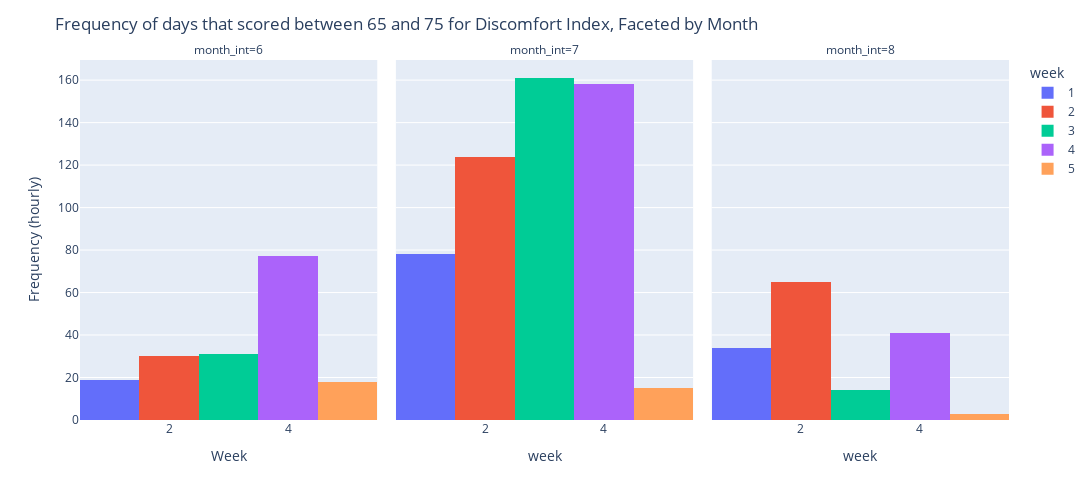

The notebook cell this image was saved under:
### Code cell
# Create a new column for the month as integers
score_range_data['month_int'] = score_range_data['time'].dt.month.astype(int)

fig = px.histogram(
    score_range_data,
    x='week',
    facet_col='month_int',
    category_orders={'month_int': [6, 7, 8], 'week': [1,2,3,4,5]},
    color='week',
    height=500,
    width=1300
)

fig.update_layout(
    title='Frequency of days that scored between 65 and 75 for Discomfort Index, Faceted by Month',
    xaxis=dict(title='Week'),
    yaxis=dict(title='Frequency (hourly)')
)

fig.show()

### Figure 1 — Plotly figure (JSON) as saved in the notebook; plotly's stock layout.template omitted (floating-point values rounded to 4 significant figures; data arrays with more than 128 entries replaced by an {"elided": "..."} marker saying what was removed)
{"data": [{"alignmentgroup": "True", "bingroup": "x", "hovertemplate": "week=%{x}<br>month_int=6<br>count=%{y}<extra></extra>", "legendgroup": "1", "marker": {"color": "#636efa", "pattern": {"shape": ""}}, "name": "1", "offsetgroup": "1", "orientation": "v", "showlegend": true, "type": "histogram", "x": [1, 1, 1, 1, 1, 1, 1, 1, 1, 1, 1, 1, 1, 1, 1, 1, 1, 1, 1], "xaxis": "x", "yaxis": "y"}, {"alignmentgroup": "True", "bingroup": "x", "hovertemplate": "week=%{x}<br>month_int=7<br>count=%{y}<extra></extra>", "legendgroup": "1", "marker": {"color": "#636efa", "pattern": {"shape": ""}}, "name": "1", "offsetgroup": "1", "orientation": "v", "showlegend": false, "type": "histogram", "x": [1, 1, 1, 1, 1, 1, 1, 1, 1, 1, 1, 1, 1, 1, 1, 1, 1, 1, 1, 1, 1, 1, 1, 1, 1, 1, 1, 1, 1, 1, 1, 1, 1, 1, 1, 1, 1, 1, 1, 1, 1, 1, 1, 1, 1, 1, 1, 1, 1, 1, 1, 1, 1, 1, 1, 1, 1, 1, 1, 1, 1, 1, 1, 1, 1, 1, 1, 1, 1, 1, 1, 1, 1, 1, 1, 1, 1, 1], "xaxis": "x2", "yaxis": "y2"}, {"alignmentgroup": "True", "bingroup": "x", "hovertemplate": "week=%{x}<br>month_int=8<br>count=%{y}<extra></extra>", "legendgroup": "1", "marker": {"color": "#636efa", "pattern": {"shape": ""}}, "name": "1", "offsetgroup": "1", "orientation": "v", "showlegend": false, "type": "histogram", "x": [1, 1, 1, 1, 1, 1, 1, 1, 1, 1, 1, 1, 1, 1, 1, 1, 1, 1, 1, 1, 1, 1, 1, 1, 1, 1, 1, 1, 1, 1, 1, 1, 1, 1], "xaxis": "x3", "yaxis": "y3"}, {"alignmentgroup": "True", "bingroup": "x", "hovertemplate": "week=%{x}<br>month_int=6<br>count=%{y}<extra></extra>", "legendgroup": "2", "marker": {"color": "#EF553B", "pattern": {"shape": ""}}, "name": "2", "offsetgroup": "2", "orientation": "v", "showlegend": true, "type": "histogram", "x": [2, 2, 2, 2, 2, 2, 2, 2, 2, 2, 2, 2, 2, 2, 2, 2, 2, 2, 2, 2, 2, 2, 2, 2, 2, 2, 2, 2, 2, 2], "xaxis": "x", "yaxis": "y"}, {"alignmentgroup": "True", "bingroup": "x", "hovertemplate": "week=%{x}<br>month_int=7<br>count=%{y}<extra></extra>", "legendgroup": "2", "marker": {"color": "#EF553B", "pattern": {"shape": ""}}, "name": "2", "offsetgroup": "2", "orientation": "v", "showlegend": false, "type": "histogram", "x": [2, 2, 2, 2, 2, 2, 2, 2, 2, 2, 2, 2, 2, 2, 2, 2, 2, 2, 2, 2, 2, 2, 2, 2, 2, 2, 2, 2, 2, 2, 2, 2, 2, 2, 2, 2, 2, 2, 2, 2, 2, 2, 2, 2, 2, 2, 2, 2, 2, 2, 2, 2, 2, 2, 2, 2, 2, 2, 2, 2, 2, 2, 2, 2, 2, 2, 2, 2, 2, 2, 2, 2, 2, 2, 2, 2, 2, 2, 2, 2, 2, 2, 2, 2, 2, 2, 2, 2, 2, 2, 2, 2, 2, 2, 2, 2, 2, 2, 2, 2, 2, 2, 2, 2, 2, 2, 2, 2, 2, 2, 2, 2, 2, 2, 2, 2, 2, 2, 2, 2, 2, 2, 2, 2], "xaxis": "x2", "yaxis": "y2"}, {"alignmentgroup": "True", "bingroup": "x", "hovertemplate": "week=%{x}<br>month_int=8<br>count=%{y}<extra></extra>", "legendgroup": "2", "marker": {"color": "#EF553B", "pattern": {"shape": ""}}, "name": "2", "offsetgroup": "2", "orientation": "v", "showlegend": false, "type": "histogram", "x": [2, 2, 2, 2, 2, 2, 2, 2, 2, 2, 2, 2, 2, 2, 2, 2, 2, 2, 2, 2, 2, 2, 2, 2, 2, 2, 2, 2, 2, 2, 2, 2, 2, 2, 2, 2, 2, 2, 2, 2, 2, 2, 2, 2, 2, 2, 2, 2, 2, 2, 2, 2, 2, 2, 2, 2, 2, 2, 2, 2, 2, 2, 2, 2, 2], "xaxis": "x3", "yaxis": "y3"}, {"alignmentgroup": "True", "bingroup": "x", "hovertemplate": "week=%{x}<br>month_int=6<br>count=%{y}<extra></extra>", "legendgroup": "3", "marker": {"color": "#00cc96", "pattern": {"shape": ""}}, "name": "3", "offsetgroup": "3", "orientation": "v", "showlegend": true, "type": "histogram", "x": [3, 3, 3, 3, 3, 3, 3, 3, 3, 3, 3, 3, 3, 3, 3, 3, 3, 3, 3, 3, 3, 3, 3, 3, 3, 3, 3, 3, 3, 3, 3], "xaxis": "x", "yaxis": "y"}, {"alignmentgroup": "True", "bingroup": "x", "hovertemplate": "week=%{x}<br>month_int=7<br>count=%{y}<extra></extra>", "legendgroup": "3", "marker": {"color": "#00cc96", "pattern": {"shape": ""}}, "name": "3", "offsetgroup": "3", "orientation": "v", "showlegend": false, "type": "histogram", "x": {"elided": "161 int values"}, "xaxis": "x2", "yaxis": "y2"}, {"alignmentgroup": "True", "bingroup": "x", "hovertemplate": "week=%{x}<br>month_int=8<br>count=%{y}<extra></extra>", "legendgroup": "3", "marker": {"color": "#00cc96", "pattern": {"shape": ""}}, "name": "3", "offsetgroup": "3", "orientation": "v", "showlegend": false, "type": "histogram", "x": [3, 3, 3, 3, 3, 3, 3, 3, 3, 3, 3, 3, 3, 3], "xaxis": "x3", "yaxis": "y3"}, {"alignmentgroup": "True", "bingroup": "x", "hovertemplate": "week=%{x}<br>month_int=6<br>count=%{y}<extra></extra>", "legendgroup": "4", "marker": {"color": "#ab63fa", "pattern": {"shape": ""}}, "name": "4", "offsetgroup": "4", "orientation": "v", "showlegend": true, "type": "histogram", "x": [4, 4, 4, 4, 4, 4, 4, 4, 4, 4, 4, 4, 4, 4, 4, 4, 4, 4, 4, 4, 4, 4, 4, 4, 4, 4, 4, 4, 4, 4, 4, 4, 4, 4, 4, 4, 4, 4, 4, 4, 4, 4, 4, 4, 4, 4, 4, 4, 4, 4, 4, 4, 4, 4, 4, 4, 4, 4, 4, 4, 4, 4, 4, 4, 4, 4, 4, 4, 4, 4, 4, 4, 4, 4, 4, 4, 4], "xaxis": "x", "yaxis": "y"}, {"alignmentgroup": "True", "bingroup": "x", "hovertemplate": "week=%{x}<br>month_int=7<br>count=%{y}<extra></extra>", "legendgroup": "4", "marker": {"color": "#ab63fa", "pattern": {"shape": ""}}, "name": "4", "offsetgroup": "4", "orientation": "v", "showlegend": false, "type": "histogram", "x": {"elided": "158 int values"}, "xaxis": "x2", "yaxis": "y2"}, {"alignmentgroup": "True", "bingroup": "x", "hovertemplate": "week=%{x}<br>month_int=8<br>count=%{y}<extra></extra>", "legendgroup": "4", "marker": {"color": "#ab63fa", "pattern": {"shape": ""}}, "name": "4", "offsetgroup": "4", "orientation": "v", "showlegend": false, "type": "histogram", "x": [4, 4, 4, 4, 4, 4, 4, 4, 4, 4, 4, 4, 4, 4, 4, 4, 4, 4, 4, 4, 4, 4, 4, 4, 4, 4, 4, 4, 4, 4, 4, 4, 4, 4, 4, 4, 4, 4, 4, 4, 4], "xaxis": "x3", "yaxis": "y3"}, {"alignmentgroup": "True", "bingroup": "x", "hovertemplate": "week=%{x}<br>month_int=6<br>count=%{y}<extra></extra>", "legendgroup": "5", "marker": {"color": "#FFA15A", "pattern": {"shape": ""}}, "name": "5", "offsetgroup": "5", "orientation": "v", "showlegend": true, "type": "histogram", "x": [5, 5, 5, 5, 5, 5, 5, 5, 5, 5, 5, 5, 5, 5, 5, 5, 5, 5], "xaxis": "x", "yaxis": "y"}, {"alignmentgroup": "True", "bingroup": "x", "hovertemplate": "week=%{x}<br>month_int=7<br>count=%{y}<extra></extra>", "legendgroup": "5", "marker": {"color": "#FFA15A", "pattern": {"shape": ""}}, "name": "5", "offsetgroup": "5", "orientation": "v", "showlegend": false, "type": "histogram", "x": [5, 5, 5, 5, 5, 5, 5, 5, 5, 5, 5, 5, 5, 5, 5], "xaxis": "x2", "yaxis": "y2"}, {"alignmentgroup": "True", "bingroup": "x", "hovertemplate": "week=%{x}<br>month_int=8<br>count=%{y}<extra></extra>", "legendgroup": "5", "marker": {"color": "#FFA15A", "pattern": {"shape": ""}}, "name": "5", "offsetgroup": "5", "orientation": "v", "showlegend": false, "type": "histogram", "x": [5, 5, 5], "xaxis": "x3", "yaxis": "y3"}], "layout": {"annotations": [{"font": {}, "showarrow": false, "text": "month_int=6", "x": 0.16, "xanchor": "center", "xref": "paper", "y": 1, "yanchor": "bottom", "yref": "paper"}, {"font": {}, "showarrow": false, "text": "month_int=7", "x": 0.5, "xanchor": "center", "xref": "paper", "y": 1, "yanchor": "bottom", "yref": "paper"}, {"font": {}, "showarrow": false, "text": "month_int=8", "x": 0.84, "xanchor": "center", "xref": "paper", "y": 1, "yanchor": "bottom", "yref": "paper"}], "barmode": "relative", "height": 500, "legend": {"title": {"text": "week"}, "tracegroupgap": 0}, "margin": {"t": 60}, "title": {"text": "Frequency of days that scored between 65 and 75 for Discomfort Index, Faceted by Month"}, "width": 1300, "xaxis": {"anchor": "y", "categoryarray": [1, 2, 3, 4, 5], "categoryorder": "array", "domain": [0, 0.32], "title": {"text": "Week"}}, "xaxis2": {"anchor": "y2", "categoryarray": [1, 2, 3, 4, 5], "categoryorder": "array", "domain": [0.34, 0.66], "matches": "x", "title": {"text": "week"}}, "xaxis3": {"anchor": "y3", "categoryarray": [1, 2, 3, 4, 5], "categoryorder": "array", "domain": [0.68, 1.0], "matches": "x", "title": {"text": "week"}}, "yaxis": {"anchor": "x", "domain": [0, 1], "title": {"text": "Frequency (hourly)"}}, "yaxis2": {"anchor": "x2", "domain": [0, 1], "matches": "y", "showticklabels": false}, "yaxis3": {"anchor": "x3", "domain": [0, 1], "matches": "y", "showticklabels": false}}}
